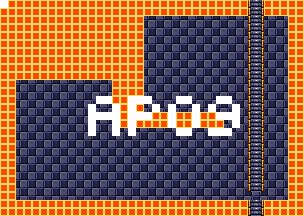

The image is a tile-based game level rendered from a .tmx file. Its description and source (layers, tilesets, objects; grid data summarised) follow:
An orthogonal 38x27 tile map with 8x8 px tiles, 4 tile layers (background, foreground, room numbers, Objects), 15 tilesets.

<map version="1.5" tiledversion="1.7.1" orientation="orthogonal" renderorder="right-down" width="38" height="27" tilewidth="8" tileheight="8" infinite="0" nextlayerid="11" nextobjectid="1">
 <tileset firstgid="1" source="tilesheets/tsKarniMata.tsx" />
 <tileset firstgid="1025" source="tilesheets/tsVoodooWasp.tsx" />
 <tileset firstgid="2049" source="tilesheets/tsBurial.tsx" />
 <tileset firstgid="3073" source="tilesheets/tsBlueTemple.tsx" />
 <tileset firstgid="4097" source="tilesheets/tsGoddess.tsx" />
 <tileset firstgid="5121" source="tilesheets/tsKonark.tsx" />
 <tileset firstgid="6145" name="sEnemies" tilewidth="8" tileheight="8" tilecount="1024" columns="32">
  <image source="../grapx/tilesheets/sObjects.bmp" trans="ff94ff" width="256" height="256" />
 </tileset>
 <tileset firstgid="7169" source="tilesheets/tsIceTemple.tsx" />
 <tileset firstgid="8193" source="tilesheets/tsLavaArea.tsx" />
 <tileset firstgid="9217" source="tilesheets/tsBossArea.tsx" />
 <tileset firstgid="10241" source="tilesheets/tsPegu.tsx" />
 <tileset firstgid="11265" source="tilesheets/sTiwanakuTemple.tsx" />
 <tileset firstgid="12289" source="tilesheets/sIndraTemple.tsx" />
 <tileset firstgid="13313" source="tilesheets/sTeleport.tsx" />
 <tileset firstgid="14337" source="tilesheets/sObjects.tsx" />
 <layer id="2" name="background" width="38" height="27">
  <data>[1026 cells, 1026 non-empty, 2 distinct tile ids]</data>
 </layer>
 <layer id="1" name="foreground" width="38" height="27">
  <data>[1026 cells, 460 non-empty, 3 distinct tile ids]</data>
 </layer>
 <layer id="7" name="room numbers" width="38" height="27">
  <data>[1026 cells, 44 non-empty, 1 distinct tile ids]</data>
 </layer>
 <layer id="10" name="Objects" width="38" height="27">
  <data>[1026 cells, 0 non-empty, 0 distinct tile ids]</data>
 </layer>
</map>
